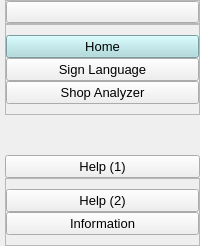
     <widget class="QWidget" name="LeftMenu" native="true">
      <layout class="QVBoxLayout" name="verticalLayout">
       <property name="spacing">
        <number>0</number>
       </property>
       <property name="leftMargin">
        <number>0</number>
       </property>
       <property name="topMargin">
        <number>0</number>
       </property>
       <property name="rightMargin">
        <number>0</number>
       </property>
       <property name="bottomMargin">
        <number>0</number>
       </property>
       <item>
        <widget class="QWidget" name="LeftSubMenu" native="true">
         <layout class="QVBoxLayout" name="verticalLayout_2">
          <property name="spacing">
           <number>0</number>
          </property>
          <property name="leftMargin">
           <number>5</number>
          </property>
          <property name="topMargin">
           <number>0</number>
          </property>
          <property name="rightMargin">
           <number>0</number>
          </property>
          <property name="bottomMargin">
           <number>0</number>
          </property>
          <item alignment="Qt::AlignTop">
           <widget class="QFrame" name="frame">
            <property name="frameShape">
             <enum>QFrame::StyledPanel</enum>
            </property>
            <property name="frameShadow">
             <enum>QFrame::Raised</enum>
            </property>
            <layout class="QHBoxLayout" name="horizontalLayout_2">
             <property name="spacing">
              <number>0</number>
             </property>
             <property name="leftMargin">
              <number>0</number>
             </property>
             <property name="topMargin">
              <number>0</number>
             </property>
             <property name="rightMargin">
              <number>0</number>
             </property>
             <property name="bottomMargin">
              <number>0</number>
             </property>
             <item>
              <widget class="QPushButton" name="MenuBtn">
               <property name="cursor">
                <cursorShape>PointingHandCursor</cursorShape>
               </property>
               <property name="focusPolicy">
                <enum>Qt::NoFocus</enum>
               </property>
               <property name="toolTip">
                <string>Menu</string>
               </property>
               <property name="text">
                <string/>
               </property>
               <property name="icon">
                <iconset resource="resources.qrc">
                 <normaloff>:/icons/icons/align-justify.svg</normaloff>:/icons/icons/align-justify.svg</iconset>
               </property>
               <property name="iconSize">
                <size>
                 <width>24</width>
                 <height>24</height>
                </size>
               </property>
              </widget>
             </item>
            </layout>
           </widget>
          </item>
          <item alignment="Qt::AlignTop">
           <widget class="QFrame" name="frame_2">
            <property name="sizePolicy">
             <sizepolicy hsizetype="Preferred" vsizetype="Preferred">
              <horstretch>0</horstretch>
              <verstretch>0</verstretch>
             </sizepolicy>
            </property>
            <property name="styleSheet">
             <string notr="true">#button_sign:hover, #button_shop:hover{
	background-color: rgb(59, 113, 147);
}</string>
            </property>
            <property name="frameShape">
             <enum>QFrame::StyledPanel</enum>
            </property>
            <property name="frameShadow">
             <enum>QFrame::Raised</enum>
            </property>
            <layout class="QVBoxLayout" name="verticalLayout_3">
             <property name="spacing">
              <number>0</number>
             </property>
             <property name="leftMargin">
              <number>0</number>
             </property>
             <property name="topMargin">
              <number>10</number>
             </property>
             <property name="rightMargin">
              <number>0</number>
             </property>
             <property name="bottomMargin">
              <number>10</number>
             </property>
             <item>
              <widget class="QPushButton" name="button_home">
               <property name="font">
                <font>
                 <pointsize>10</pointsize>
                </font>
               </property>
               <property name="cursor">
                <cursorShape>ArrowCursor</cursorShape>
               </property>
               <property name="focusPolicy">
                <enum>Qt::NoFocus</enum>
               </property>
               <property name="toolTip">
                <string/>
               </property>
               <property name="styleSheet">
                <string notr="true">background-color: rgb(168, 218, 220);</string>
               </property>
               <property name="text">
                <string>Home</string>
               </property>
               <property name="icon">
                <iconset resource="resources.qrc">
                 <normaloff>:/icons/icons/home.svg</normaloff>:/icons/icons/home.svg</iconset>
               </property>
               <property name="iconSize">
                <size>
                 <width>24</width>
                 <height>24</height>
                </size>
               </property>
              </widget>
             </item>
             <item>
              <widget class="QPushButton" name="button_sign">
               <property name="enabled">
                <bool>true</bool>
               </property>
               <property name="font">
                <font>
                 <pointsize>10</pointsize>
                 <weight>50</weight>
                 <bold>false</bold>
                </font>
               </property>
               <property name="cursor">
                <cursorShape>PointingHandCursor</cursorShape>
               </property>
               <property name="focusPolicy">
                <enum>Qt::NoFocus</enum>
               </property>
               <property name="toolTip">
                <string/>
               </property>
               <property name="styleSheet">
                <string notr="true"/>
               </property>
               <property name="text">
                <string>Sign Language</string>
               </property>
               <property name="icon">
                <iconset resource="resources.qrc">
                 <normaloff>:/icons/icons/smile.svg</normaloff>:/icons/icons/smile.svg</iconset>
               </property>
               <property name="iconSize">
                <size>
                 <width>24</width>
                 <height>24</height>
                </size>
               </property>
              </widget>
             </item>
             <item>
              <widget class="QPushButton" name="button_shop">
               <property name="font">
                <font>
                 <pointsize>10</pointsize>
                </font>
               </property>
               <property name="cursor">
                <cursorShape>PointingHandCursor</cursorShape>
               </property>
               <property name="focusPolicy">
                <enum>Qt::NoFocus</enum>
               </property>
               <property name="toolTip">
                <string/>
               </property>
               <property name="styleSheet">
                <string notr="true"/>
               </property>
               <property name="text">
                <string>Shop Analyzer</string>
               </property>
               <property name="icon">
                <iconset resource="resources.qrc">
                 <normaloff>:/icons/icons/shopping-cart.svg</normaloff>:/icons/icons/shopping-cart.svg</iconset>
               </property>
               <property name="iconSize">
                <size>
                 <width>24</width>
                 <height>24</height>
                </size>
               </property>
              </widget>
             </item>
            </layout>
           </widget>
          </item>
          <item>
           <spacer name="verticalSpacer">
            <property name="orientation">
             <enum>Qt::Vertical</enum>
            </property>
            <property name="sizeHint" stdset="0">
             <size>
              <width>20</width>
              <height>40</height>
             </size>
            </property>
           </spacer>
          </item>
          <item>
           <widget class="QPushButton" name="button_help">
            <property name="font">
             <font>
              <pointsize>10</pointsize>
             </font>
            </property>
            <property name="cursor">
             <cursorShape>PointingHandCursor</cursorShape>
            </property>
            <property name="focusPolicy">
             <enum>Qt::NoFocus</enum>
            </property>
            <property name="toolTip">
             <string>Get More Help</string>
            </property>
            <property name="text">
             <string>Help (1)</string>
            </property>
            <property name="icon">
             <iconset resource="resources.qrc">
              <normaloff>:/icons/icons/help-circle.svg</normaloff>:/icons/icons/help-circle.svg</iconset>
            </property>
            <property name="iconSize">
             <size>
              <width>24</width>
              <height>24</height>
             </size>
            </property>
           </widget>
          </item>
          <item alignment="Qt::AlignBottom">
           <widget class="QFrame" name="frame_3">
            <property name="styleSheet">
             <string notr="true">QPushButton:hover{
	background-color: rgb(59, 113, 147);
}</string>
            </property>
            <property name="frameShape">
             <enum>QFrame::StyledPanel</enum>
            </property>
            <property name="frameShadow">
             <enum>QFrame::Raised</enum>
            </property>
            <layout class="QVBoxLayout" name="verticalLayout_4">
             <property name="spacing">
              <number>0</number>
             </property>
             <property name="leftMargin">
              <number>0</number>
             </property>
             <property name="topMargin">
              <number>10</number>
             </property>
             <property name="rightMargin">
              <number>0</number>
             </property>
             <property name="bottomMargin">
              <number>10</number>
             </property>
             <item>
              <widget class="QPushButton" name="button_pref">
               <property name="font">
                <font>
                 <pointsize>10</pointsize>
                </font>
               </property>
               <property name="cursor">
                <cursorShape>PointingHandCursor</cursorShape>
               </property>
               <property name="focusPolicy">
                <enum>Qt::NoFocus</enum>
               </property>
               <property name="toolTip">
                <string>Go to Settings</string>
               </property>
               <property name="text">
                <string>Help (2)</string>
               </property>
               <property name="icon">
                <iconset resource="resources.qrc">
                 <normaloff>:/icons/icons/settings.svg</normaloff>:/icons/icons/settings.svg</iconset>
               </property>
               <property name="iconSize">
                <size>
                 <width>24</width>
                 <height>24</height>
                </size>
               </property>
              </widget>
             </item>
             <item>
              <widget class="QPushButton" name="button_info">
               <property name="font">
                <font>
                 <pointsize>10</pointsize>
                </font>
               </property>
               <property name="cursor">
                <cursorShape>PointingHandCursor</cursorShape>
               </property>
               <property name="focusPolicy">
                <enum>Qt::NoFocus</enum>
               </property>
               <property name="toolTip">
                <string>Information About The App</string>
               </property>
               <property name="text">
                <string>Information</string>
               </property>
               <property name="icon">
                <iconset resource="resources.qrc">
                 <normaloff>:/icons/icons/info.svg</normaloff>:/icons/icons/info.svg</iconset>
               </property>
               <property name="iconSize">
                <size>
                 <width>24</width>
                 <height>24</height>
                </size>
               </property>
              </widget>
             </item>
            </layout>
           </widget>
          </item>
         </layout>
        </widget>
       </item>
      </layout>
     </widget>
